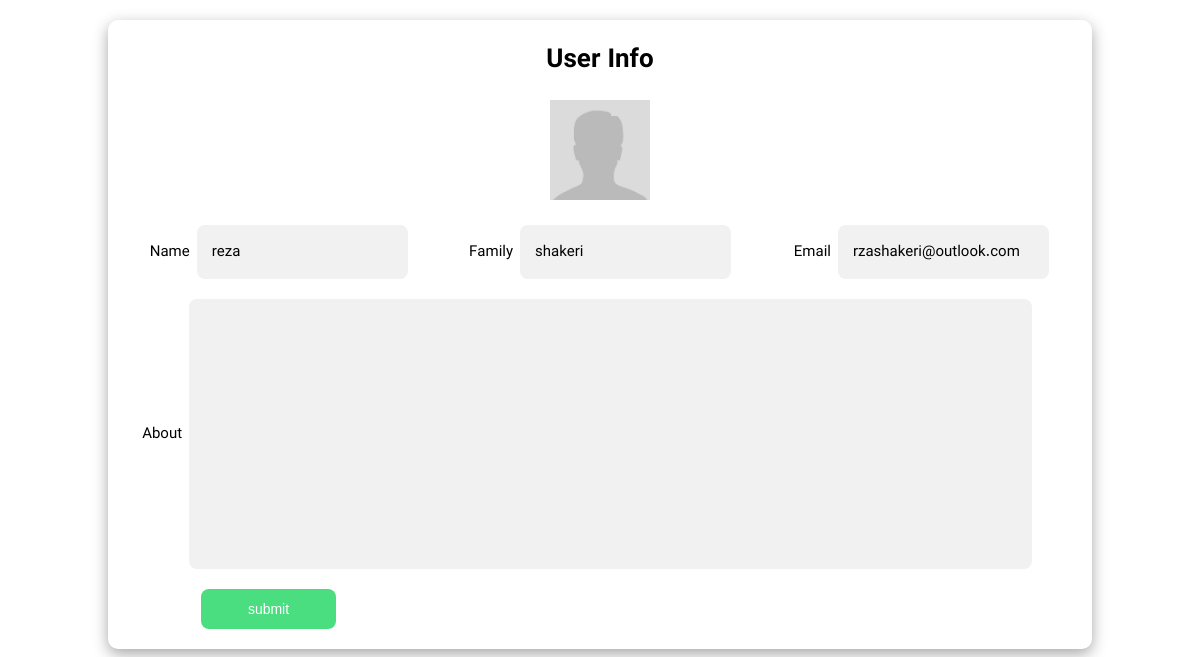
Page /user/edit/ (signed in) on the earlier database version.
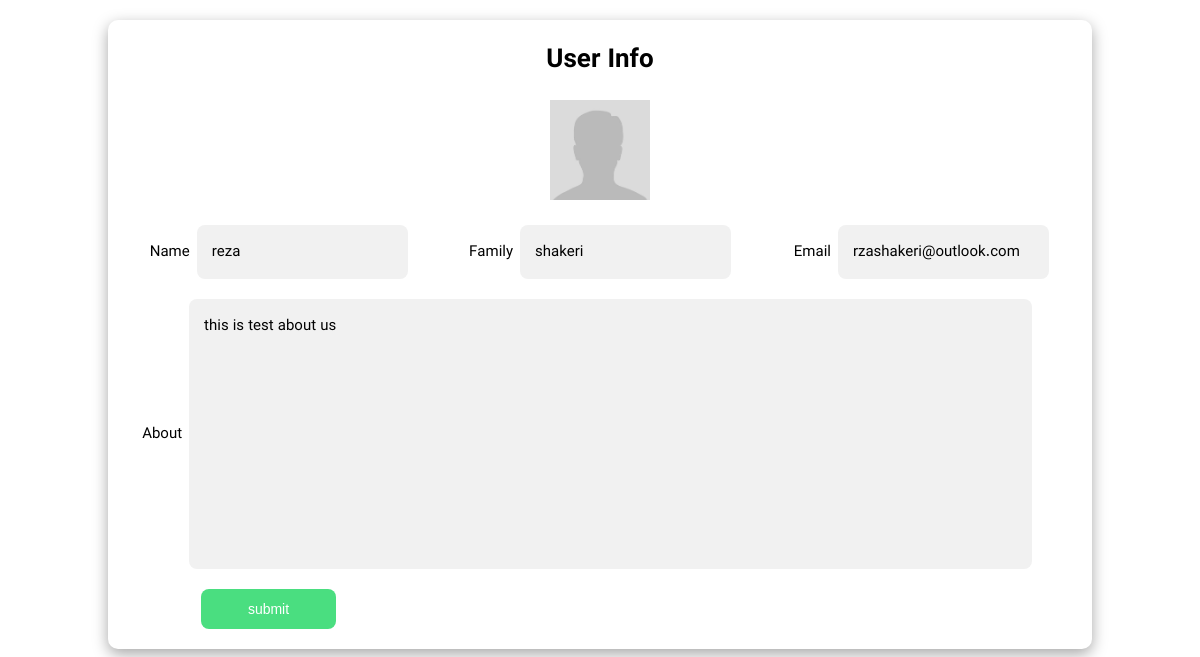
Same page on the later database version.
### user_management/models.py (models this page shows, shortened)
class User(AbstractUser):
    mobile = models.CharField(max_length=100, null=True, blank=True, verbose_name='mobile')
    avatar = models.ImageField(upload_to='avatars/')
    email_active_code = models.CharField(max_length=300, verbose_name='activation code')
    about_us = models.CharField(max_length=200, verbose_name='about us')
    class Meta:
        verbose_name = 'user'
        verbose_name_plural = 'users'

### user_profile/views.py (the view, shortened to what this page needs)
# urls.py: path('edit/', views.EditProfileView.as_view(), name='edit_profile'),
class EditProfileView(View):
    def get(self, request: HttpRequest):
        if request.user.is_authenticated:
            user_id = request.user.id
            user: User = User.objects.filter(id=user_id).first()
            edit_profile_form = EditProfileModelForm(instance=user)
            context = {
                'edit_profile_form': edit_profile_form
            }
            return render(request, 'user_profile/edit_profile.html', context)
        else:
            raise Http404

### user_profile/forms.py
class EditProfileModelForm(forms.ModelForm):
    class Meta:
        model = User
        fields = ['first_name', 'last_name', 'email', 'about_us']
        widgets = {
            'first_name': forms.TextInput(attrs={
                'class': 'user-profile__item-input'
            }),
            'last_name': forms.TextInput(attrs={
                'class': 'user-profile__item-input'
            }),
            'email': forms.TextInput(attrs={
                'class': 'user-profile__item-input'
            }),
            'about_us': forms.Textarea(attrs={
                'class': 'user-profile__item-input user-profile__textarea'
            })
        }
        error_messages = {
            'first_name': {
                'required': 'first_name is required'
            },
            'last_name': {
                'required': 'last name is required'
            },
            'email': {
                'required': 'email is required'
            }
        }
        labels = {
            'first_name': 'Name',
            'last_name': 'Family',
            'email': 'Email',
            'about_us': 'About'
        }

### user_profile/templates/user_profile/edit_profile.html (shortened to what this page needs)
{% extends 'shared/_layout.html' %}
{% load static %}
{% load sorl_thumbnail %}
{% load render_partial %}
{% block content %}
    <div class="user-profile container">
        <div class="user-profile__main">
            <div class="user-profile__heading">
                <h2>User Info</h2>
                <picture class="user-profile__image">
                    {% if user.avatar %}
                        {% thumbnail user.avatar "100x100" crop="center" quality=90 as img %}
                            <img class="user-profile__avatar" src="{{ img.url }}" alt="">
                        {% endthumbnail %}
                    {% else %}
                        <img class="user-profile__avatar" src="/static/assets/images/avatar.jpg" alt="">
                    {% endif %}
                </picture>
            </div>
            <form class="edit-profile-form" method="post" action="{% url 'edit_profile' %} ">
                <div class="user-profile__body">
                    <div class="user-profile__item">
                        <span class="user-profile__item-name">{{ edit_profile_form.first_name.label }}</span>
                        {{ edit_profile_form.first_name }}
                    </div>
                    <div class="user-profile__item">
                        <span class="user-profile__item-name">{{ edit_profile_form.last_name.label }}</span>
                        {{ edit_profile_form.last_name }}
                    </div>
                    <div class="user-profile__item">
                        <span class="user-profile__item-name">{{ edit_profile_form.email.label }}</span>
                        {{ edit_profile_form.email }}
                    </div>
                </div>
                <div class="user-profile__item user-profile__about">
                    <span class="user-profile__item-name">{{ edit_profile_form.about_us.label }}</span>
                    {{ edit_profile_form.about_us }}
                </div>
                <input value="submit" type="submit" class="btn btn--block btn--success edit-profile-btn" href="">
            </form>
        </div>
    </div>
{% endblock %}

### templates/shared/_layout.html (shortened to what this page needs)
{% load static %}
{% load render_partial %}
<!DOCTYPE html>
<html lang="en">
<head>
    {% include 'shared/header_references.html' %}
</head>
<body>
<main class="main">
    {% block content %}{% endblock %}
</main>
</body>
</html>

### templates/shared/header_references.html (shortened to what this page needs)
<link rel="stylesheet" href="/static/css/font.css"/>
<link rel="stylesheet" href="/static/css/style.css"/>

### static/css/style.css (style rules this page uses)
*, *::after, *::before { margin: 0; padding: 0; box-sizing: border-box; list-style: none; }
html { font-size: 62.5%; }
h2 { font-size: 1.8rem; }
@media screen and (min-width: 768px) { h2 { font-size: 2.2rem; } }
@media screen and (min-width: 1024px) { h2 { font-size: 2.6rem; } }
.btn { background-color: #1d2939; color: #fff; text-decoration: none; padding: 1.2rem 1.4rem; border-radius: 8px; font-size: 1.4rem; border: none; }
.btn--success { background-color: rgb(74 222 128); color: #fff; }
.edit-profile-btn { align-self: self-start; margin-left: 7.3rem; width: 135px; display: flex; justify-content: center; }
.container { max-width: 640px; margin: 0 auto; }
@media screen and (min-width: 768px) { .container { max-width: 768px; margin: 0 auto; } }
@media screen and (min-width: 1024px) { .container { max-width: 1024px; margin: 0 auto; } }
.user-profile { display: flex; width: 100%; justify-content: center; flex-direction: column; }
.user-profile__main { display: flex; flex-direction: column; align-items: center; justify-content: center; row-gap: 2rem; box-shadow: rgb(0 0 0 / 35%) 0px 5px 15px; padding: 2rem; margin: 2rem; border-radius: 10px; }
.user-profile__avatar { width: 100px; height: 100px; }
.user-profile__item { display: flex; align-items: center; justify-content: center; column-gap: 0.7rem; width: 100%; }
.user-profile__item-name { font-size: 1.5rem; }
.user-profile__item-input { width: 70%; padding: 1.5rem; border: none; background-color: rgb(241 241 241); border-radius: 8px; font-family: "Vazir"; font-size: 1.5rem; }
.user-profile__heading { display: flex; flex-direction: column; align-items: center; row-gap: 2rem; }
.user-profile__body { display: flex; flex-direction: column; row-gap: 2rem; width: 100%; }
.user-profile__textarea { resize: none; }
.edit-profile-form { width: 100%; display: flex; flex-direction: column; row-gap: 2rem; align-items: center; }
@media screen and (min-width: 768px) { .user-profile__heading { display: flex; flex-direction: column; } }
@media screen and (min-width: 768px) { .user-profile__textarea { width: 92%; } }
@media screen and (min-width: 768px) { .user-profile__body { flex-direction: row; column-gap: 2rem; } }
@media screen and (min-width: 768px) { .user-profile__about { width: 97%; justify-content: flex-start; } }
@media screen and (min-width: 1024px) { .user-profile { flex-direction: row; } }
@media screen and (min-width: 1024px) { .user-profile__main { width: 170%; } }

Differences in the rows shown:
changed User "reza": about_us (not shown) → "this is test about us"
